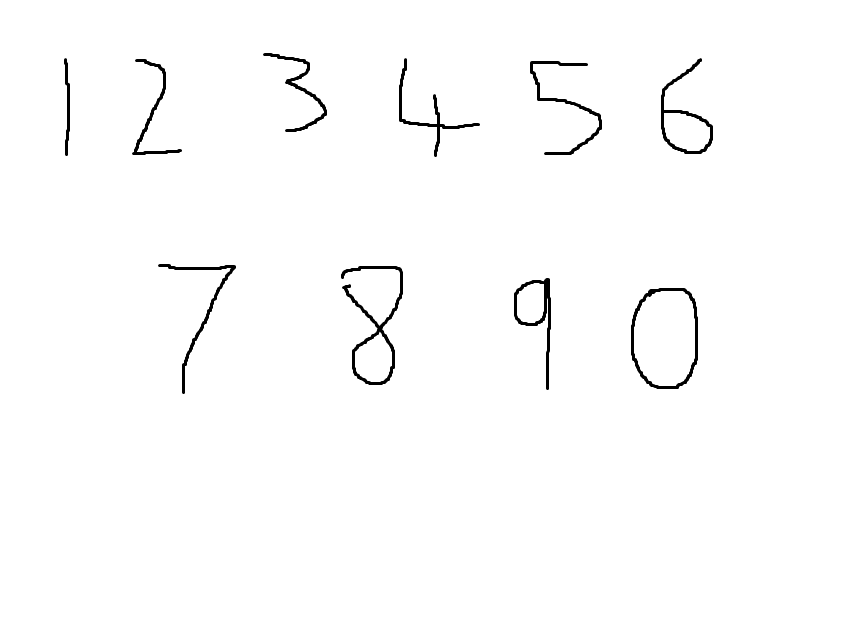
#> input picture Code/images/image.png, 854 x 642 px
$ jupyter execute --allow-errors CO653.ipynb
#> lines starting #> are read from the running program, lines starting #| are printed output that depends on the picture; after the words box and inside, x2 and y2 are one past the last pixel; in counts of white or black regions, pixels touching at a corner belong together
# CO653

### Add all the important imports

##### And anything else that is important

[cell 1]
#Imports
import numpy as np
import pandas as pd
from tensorflow import keras
from tensorflow.keras import layers
import matplotlib.pyplot as plt
import cv2
import os

# Changes the directory
os.chdir('C:\\Users\\ejink\\OneDrive\\Desktop\\uni\\Y3\\3-Machine\\Code\\images')

# The Actual AI

### Add the MNIST dataset (single handwritten numbers (0-9)) and save some important values that will be used later

[cell 2]
#Important values
num_classes = 10
input_shape = (28, 28, 1)

#The Dataset
#> (the rest of this cell did not finish here and is left out)

### Prepare MNIST dataset for the training

#> (a cell that did not finish here is left out)

### Create the model used for the training

#> (a cell that did not finish here is left out)

### Train the model using the MNIST dataset

[cell 5]
epochs = 7
#> (the rest of this cell did not finish here and is left out)

### Evaluating the model
The Testing

#> (a cell that did not finish here is left out)

# Onto the actual use of the model

### Gets the Images Ready (find and greyscale them) For Use at Predicting What Numbers They Are

[cell 7]
image = cv2.imread("image.png",cv2.IMREAD_GRAYSCALE)
#> image is the input picture: shape (642, 854); min 0, max 255, mean 251.7

### Splits the number into single digits asuming that the image is made up of multiple numbers

[cell 8]
# Apply thresholding
_, thresh = cv2.threshold(image, 0, 255, cv2.THRESH_BINARY_INV + cv2.THRESH_OTSU)
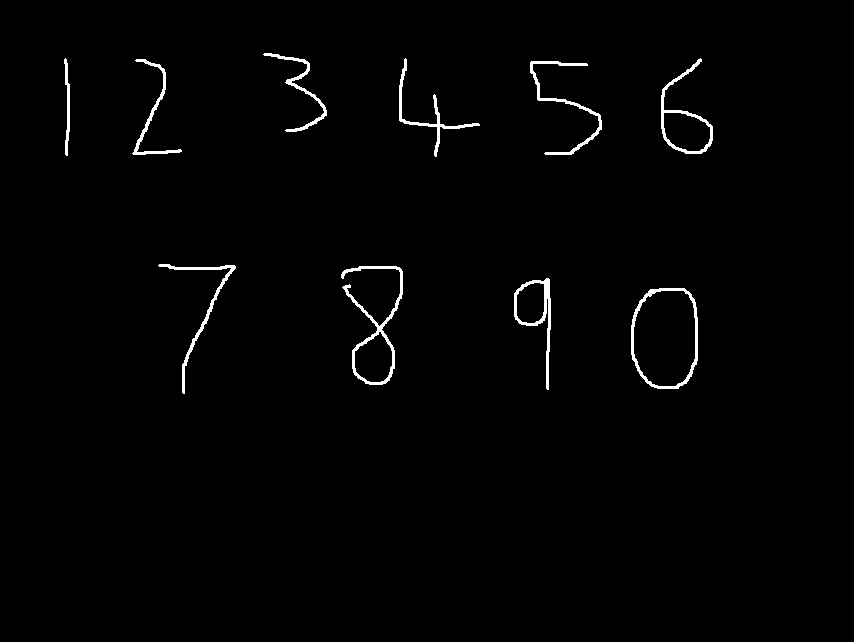
#> thresh: shape (642, 854); 1.3% white; 10 white regions

# Find contours
contours, _ = cv2.findContours(thresh, cv2.RETR_EXTERNAL, cv2.CHAIN_APPROX_SIMPLE)
#> contours = 10 contours; largest, box (x1, y1, x2, y2) and area: (631, 288, 698, 389) 5712, (341, 266, 403, 385) 2182, (661, 58, 713, 154) 1940, (514, 278, 551, 390) 1520, (530, 61, 602, 155) 525

# Iterate through contours and extract digits
for i, contour in enumerate(contours):

    # Get bounding box
    x, y, w, h = cv2.boundingRect(contour)

    # Crop digit from original image
    digit = image[y:y+h, x:x+w]

    # Save digit as separate images
    cv2.imwrite(f"digit_{i}.png", digit)
#> this loop made 10 passes
#> (x, y, w, h) on passes 1 to 10: (631, 288, 67, 101), (514, 278, 37, 112), (341, 266, 62, 119), (158, 264, 78, 130), (530, 61, 72, 94), (132, 59, 50, 96), (661, 58, 52, 96), (399, 58, 81, 99), (64, 58, 6, 98), (263, 53, 64, 79)
#> pass 1, `digit = image[y:y+h, x:x+w]`:
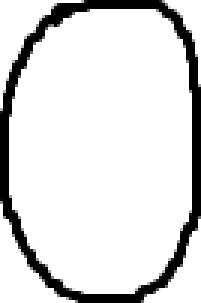
#> digit: shape (101, 67) (shown 3 times larger); min 0, max 255, mean 220.8
#> pass 2, `digit = image[y:y+h, x:x+w]`:
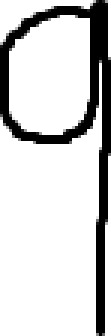
#> digit: shape (112, 37) (shown 3 times larger); min 0, max 255, mean 208.8
#> pass 3, `digit = image[y:y+h, x:x+w]`:
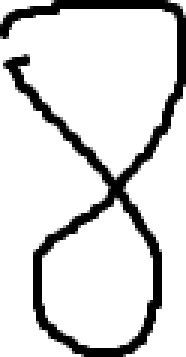
#> digit: shape (119, 62) (shown 3 times larger); min 0, max 255, mean 216.6

### Gets the image into the right shape and then make it an array

[cell 9]
# Function to resize image to 28x28 and convert to array
def resize_to_array(image):

    # Resize image to 28x28
    resized_image = cv2.resize(image, (28, 28))
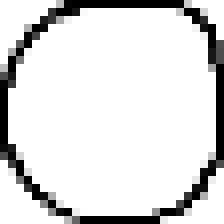
#> resized_image: shape (28, 28) (shown 8 times larger); min 0, max 255, mean 220.1

    # Convert grayscale image to array and get it ready to put into model
    array = np.array(resized_image)
    array = array.astype("float32") / 255 *-1
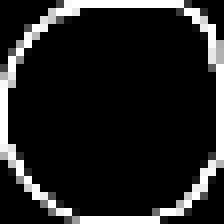
#> array: shape (28, 28) float32 (shown 8 times larger); min -1, max 0, mean -0.863; drawn with min black and max white
    array = np.expand_dims(array, -1)
    return array

# Load the split images and resize them
split_images = []
for i in range(10):
    image = cv2.imread(f"digit_{i}.png",cv2.IMREAD_GRAYSCALE )
    resized_array = resize_to_array(image)
    split_images.insert(0,resized_array)

# Convert the list of arrays to a numpy array
split_images_array = np.array(split_images)
